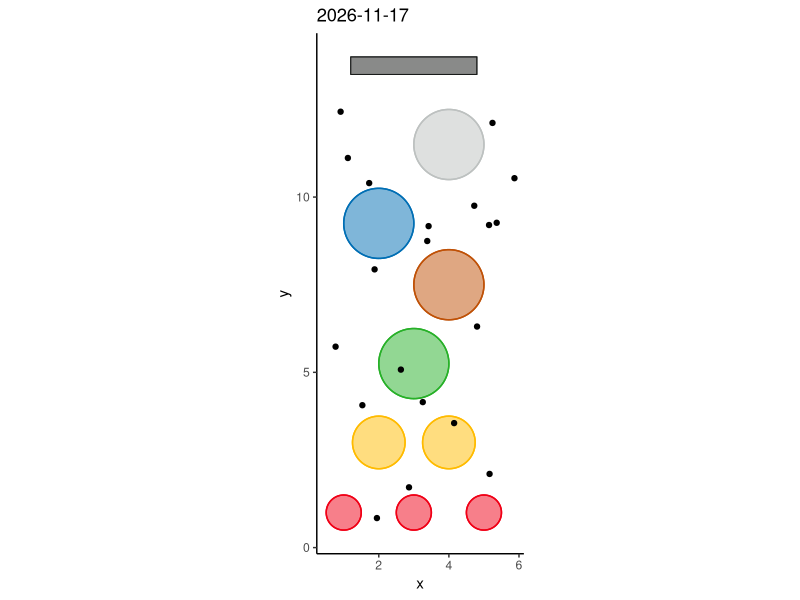
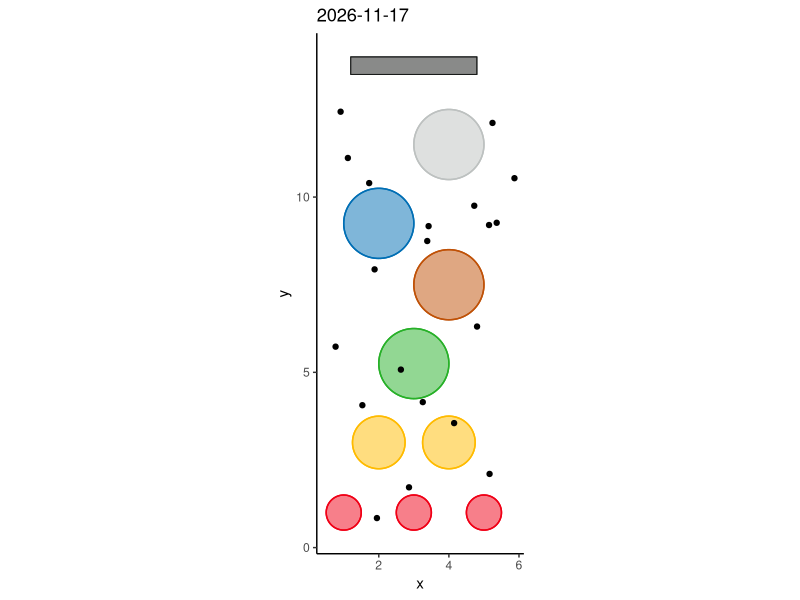

The R source for these figures, in order:
# load packages
library(ggplot2)
library(dplyr)
library(ggforce)

# generate a random vector of numbers within the field boundaries
# set seed
set.seed(as.numeric(Sys.Date()))

y <- runif(20, min = 0.0, max = 14)
x <- runif(20, min = 0.0, max = 6)

df <- data.frame(x,y)

# load data
dat <- readr::read_csv("data/targets.csv")

#---- target colors ----
t_red <- "#F00016"

red_target <- dat %>%
  filter(color == "red")

t_yellow <- "#FFBB00"

yellow_target <- dat %>%
  filter(color == "yellow")

t_green <- "#27B028"

green_target <- dat %>%
  filter(color == "green")

t_brown <- "#BF5107"

brown_target <- dat %>%
  filter(color == "brown")

t_blue <- "#006EB4"

blue_target <- dat %>%
  filter(color == "blue")

t_white <- "#BDC1C0"

white_target <- dat %>%
  filter(color == "white")

t_trench <- "#141615"

#---- create base visual ----
tg <- ggplot() + 
  geom_circle(data = red_target, aes(x0=x, y0=y, r=size), color = t_red,
              fill = t_red, alpha = .5) +
  
  geom_circle(data = yellow_target, aes(x0=x, y0=y, r=size), color = t_yellow,
              fill = t_yellow, alpha = .5) +
  
  geom_circle(data = green_target, aes(x0=x, y0=y, r=size), color = t_green,
              fill = t_green, alpha = .5) +
  
  geom_circle(data = brown_target, aes(x0=x, y0=y, r=size), color = t_brown,
              fill = t_brown, alpha = .5) +
  
  geom_circle(data = blue_target, aes(x0=x, y0=y, r=size), color = t_blue,
              fill = t_blue, alpha = .5) +
  
  geom_circle(data = white_target, aes(x0=x, y0=y, r=size), color = t_white,
              fill = t_white, alpha = .5) +
  
  geom_rect(aes(xmin = 1.2, xmax = 4.8, ymin = 13.5, ymax = 14), fill = t_trench,
            color = t_trench, linewidth = .3, alpha = .5) +
  coord_equal() +
  theme_classic()

#---- point plot ----
tg +
  geom_point(data = df, aes(x, y)) +
  geom_circle(data = red_target, aes(x0=x, y0=y, r=size), color = t_red) +
  
  geom_circle(data = yellow_target, aes(x0=x, y0=y, r=size), color = t_yellow) +
  
  geom_circle(data = green_target, aes(x0=x, y0=y, r=size), color = t_green) +
  
  geom_circle(data = brown_target, aes(x0=x, y0=y, r=size), color = t_brown) +
  
  geom_circle(data = blue_target, aes(x0=x, y0=y, r=size), color = t_blue) +
  
  geom_circle(data = white_target, aes(x0=x, y0=y, r=size), color = t_white) +
  
  geom_rect(aes(xmin = 1.2, xmax = 4.8, ymin = 13.5, ymax = 14),
            color = t_trench, linewidth = .3, fill = NA) +
  labs(title = Sys.Date())
ggsave("plots/daily-game.png")    
unlink("Rplots.pdf")
#---- mutate {in_target} ----
df <- df |>
  mutate(in_red1 = sqrt((1 - x)^2 + (1 - y)^2) < .5,
         in_red2 = sqrt((3 - x)^2 + (1 - y)^2) < .5,
         in_red3 = sqrt((5 - x)^2 + (1 - y)^2) < .5,
         in_yellow1 = sqrt((2 - x)^2 + (3 - y)^2) < .75,
         in_yellow2 = sqrt((4 - x)^2 + (3 - y)^2) < .75,
         in_green = sqrt((3 - x)^2 + (5.25 - y)^2) < 1,
         in_brown = sqrt((4 - x)^2 + (7.5 - y)^2) < 1,
         in_blue = sqrt((2 - x)^2 + (9.25 - y)^2) < 1,
         in_white = sqrt((4 - x)^2 + (11.5 - y)^2) < .5,
         in_trench = x > 1.2 & x < 13.5 & y > 13.5 & y < 14)

#---- mutate {in_overall} ----
df |>
  mutate(anyTRUE = if_any(.cols = contains('in'), I))

